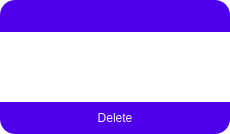
<?xml version="1.0" encoding="UTF-8"?>
<ui version="4.0">
 <class>Form</class>
 <widget class="QWidget" name="Form">
  <property name="geometry">
   <rect>
    <x>0</x>
    <y>0</y>
    <width>230</width>
    <height>134</height>
   </rect>
  </property>
  <property name="windowTitle">
   <string>Form</string>
  </property>
  <property name="styleSheet">
   <string notr="true">background-color: rgb(255, 255, 255);
border-radius:15ptx;</string>
  </property>
  <widget class="QFrame" name="frame">
   <property name="geometry">
    <rect>
     <x>0</x>
     <y>0</y>
     <width>230</width>
     <height>134</height>
    </rect>
   </property>
   <property name="frameShape">
    <enum>QFrame::NoFrame</enum>
   </property>
   <property name="frameShadow">
    <enum>QFrame::Raised</enum>
   </property>
   <widget class="QPushButton" name="title_and_save_btn">
    <property name="geometry">
     <rect>
      <x>0</x>
      <y>0</y>
      <width>230</width>
      <height>32</height>
     </rect>
    </property>
    <property name="styleSheet">
     <string notr="true">QPushButton {
background-color: rgb(78, 0, 234);
color:rgb(243,247,254);
border: 0px solid;
border-top-left-radius: 15px;
border-top-right-radius: 15px;
font: 20pt &quot;Andale Mono&quot; ;

}
QPushButton:hover {
background-color: rgb(254, 204, 102);
color:rgb(59, 146, 212);
}</string>
    </property>
    <property name="text">
     <string/>
    </property>
   </widget>
   <widget class="QTextEdit" name="note_text">
    <property name="geometry">
     <rect>
      <x>0</x>
      <y>32</y>
      <width>230</width>
      <height>70</height>
     </rect>
    </property>
    <property name="styleSheet">
     <string notr="true">background-color: rgb(255, 255, 255);</string>
    </property>
    <property name="frameShape">
     <enum>QFrame::NoFrame</enum>
    </property>
   </widget>
   <widget class="QPushButton" name="finish_task_btn">
    <property name="geometry">
     <rect>
      <x>0</x>
      <y>102</y>
      <width>230</width>
      <height>32</height>
     </rect>
    </property>
    <property name="styleSheet">
     <string notr="true">QPushButton {
background-color: rgb(78, 0, 234);
color:rgb(243,247,254);
border: 0px solid;
border-bottom-left-radius: 15px;
border-bottom-right-radius: 15px;
font: 20pt &quot;Andale Mono&quot; ;

}
QPushButton:hover {
background-color: rgb(254, 204, 102);
color:rgb(59, 146, 212);
}</string>
    </property>
    <property name="text">
     <string>Delete</string>
    </property>
   </widget>
  </widget>
 </widget>
 <resources/>
 <connections/>
</ui>
